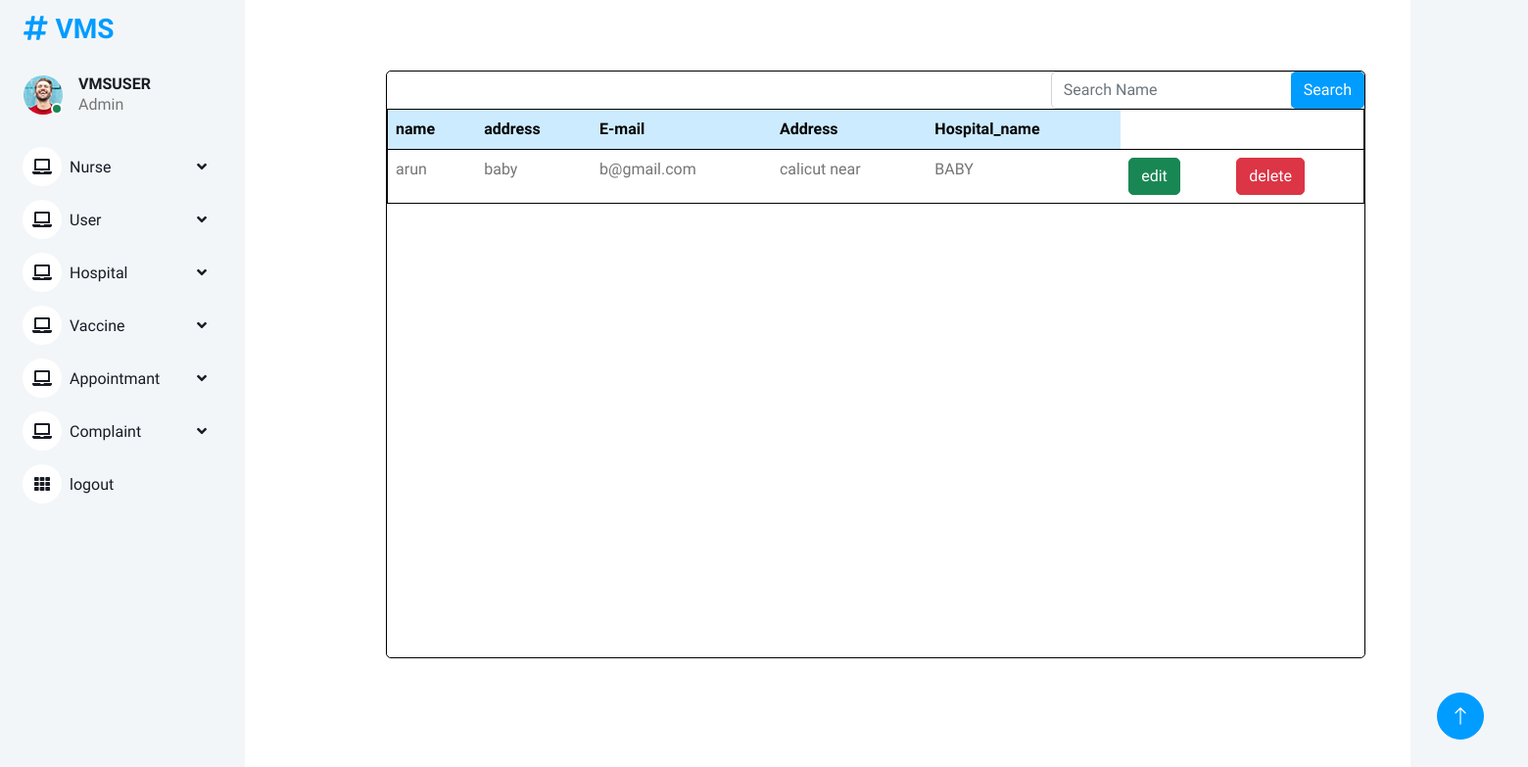
/nurse_view, run on the app's committed database.
### vmsapp/models.py (models this page shows)
class vaccination(AbstractUser):
    is_user=models.BooleanField(default=False)
    is_nurse=models.BooleanField(default=False)
    gender = models.CharField(max_length=300, null=True)
    childage= models.IntegerField(null=True,blank=True)
    childname= models.CharField(max_length=250)
    address= models.CharField(max_length=2000,null=True)
    name= models.CharField(max_length=250,null=True)
    hospital= models.CharField(max_length=2000,null=True)

### vmsapp/admin_views.py (the view)
# urls.py: path('nurse_view',admin_views.nurse_view,name='nurse_view'),
def nurse_view(request):
    new = vaccination.objects.filter(is_nurse=True)
    nursefilter=NurseFilter(request.GET,queryset=new)
    new = nursefilter.qs
    context={
        'nurse':new,
        'nursefilter':nursefilter,
    }
    return render(request,'admintemp/nurse_view.html',context)

### templates/admintemp/nurse_view.html
{% extends 'admintemp/test.html' %}
{% load crispy_forms_tags %}
{% block content %}
<div class="card mx-auto mt-5
" style="width: 1000px; height:600px; border:1px solid black; border-collapse:collapse;"  >
  <div class="row">
  <div class="col-lg-6 "></div>
  <div class="col-lg-6">
    <form method="get" class="form-inline" style="float:right;">
      <div class="input-group">
        {{ nursefilter.form }}
        <div class="input-group-append">
          <button class="btn btn-primary" type="submit">Search</button>
        </div>
      </div>
    </form>
  </div>
  </div>
<table class="table" style="border:1px solid black; border-collapse:collapse;">
  <tbody>
  <tr class="table-primary" style="border:1px solid black; border-collapse:collapse;">
    <th>name</th>
    <th>address</th>
    <th>E-mail</th>
    <th>Address</th>
    <th>Hospital_name</th>
  </tr>
  {% for i in nurse %}
  <tr><td>{{i.username}}</td>
      <td>{{i.name}}</td>
      <td>{{i.email}}</td>
      <td>{{i.address}}</td>
      <td>{{i.hospital}}</td>
  <td><a href="{% url 'nurse_update' i.id %}"><button type="submit" class="btn btn-success">edit</button></a></td>
    <td><a href="{% url 'nurse_delete' i.id %}"><button type="submit" class="btn btn-danger">delete</button></a></td>
  </tr>
    {% empty %}
  <tr>
    <td colspan="7"><h3>No Results Found</h3></td>
  </tr>
  {% endfor %}
  </tbody>
</table>
</div>
{% endblock %}

### static/Admindashboard/css/style.css (style rules this page uses)
:root { --primary: #009CFF; --light: #F3F6F9; --dark: #191C24; }
.btn { transition: .5s; }
.btn.btn-primary { color: #FFFFFF; }

### data on the page
vaccination: username "arun", name "baby", email "b@gmail.com", address "calicut near", hospital "BABY"
